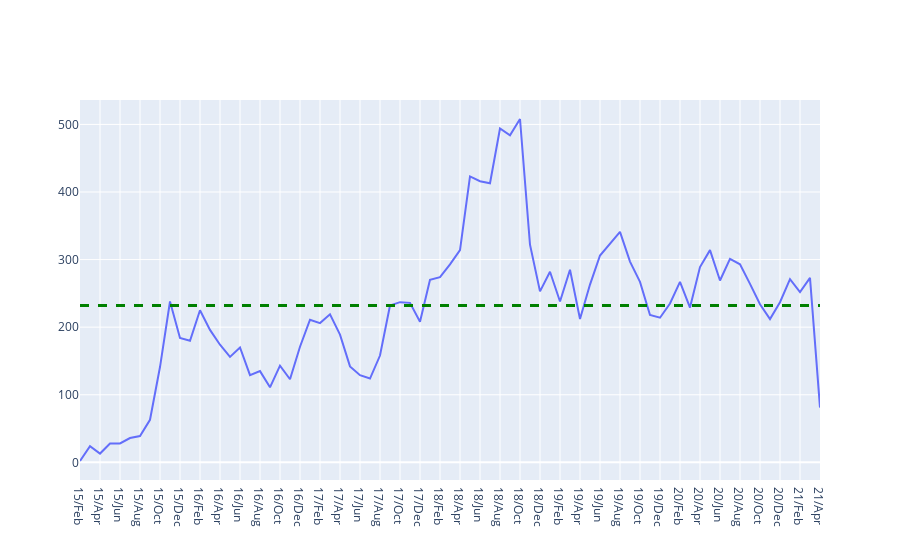

Notebook code for this chart:
### Code cell
print(np.median(b))
fig = go.Figure([go.Scatter(x=a, y=b)])
fig.add_hline(y= 232, line_width=3, line_dash="dash", line_color="green")

fig.show()

### Figure 1 — Plotly figure (JSON) as saved in the notebook; plotly's stock layout.template omitted (floating-point values rounded to 4 significant figures)
{"data": [{"type": "scatter", "x": ["15/Feb", "15/Mar", "15/Apr", "15/May", "15/Jun", "15/Jul", "15/Aug", "15/Sep", "15/Oct", "15/Nov", "15/Dec", "16/Jan", "16/Feb", "16/Mar", "16/Apr", "16/May", "16/Jun", "16/Jul", "16/Aug", "16/Sep", "16/Oct", "16/Nov", "16/Dec", "17/Jan", "17/Feb", "17/Mar", "17/Apr", "17/May", "17/Jun", "17/Jul", "17/Aug", "17/Sep", "17/Oct", "17/Nov", "17/Dec", "18/Jan", "18/Feb", "18/Mar", "18/Apr", "18/May", "18/Jun", "18/Jul", "18/Aug", "18/Sep", "18/Oct", "18/Nov", "18/Dec", "19/Jan", "19/Feb", "19/Mar", "19/Apr", "19/May", "19/Jun", "19/Jul", "19/Aug", "19/Sep", "19/Oct", "19/Nov", "19/Dec", "20/Jan", "20/Feb", "20/Mar", "20/Apr", "20/May", "20/Jun", "20/Jul", "20/Aug", "20/Sep", "20/Oct", "20/Nov", "20/Dec", "21/Jan", "21/Feb", "21/Mar", "21/Apr"], "y": [2, 24, 13, 28, 28, 36, 39, 63, 141, 238, 184, 180, 225, 196, 174, 156, 170, 129, 135, 111, 143, 123, 171, 211, 206, 219, 189, 142, 129, 124, 158, 232, 237, 236, 208, 270, 274, 293, 314, 423, 416, 413, 494, 484, 508, 322, 253, 282, 238, 285, 212, 263, 306, 324, 341, 297, 267, 218, 214, 235, 267, 229, 289, 314, 269, 301, 293, 264, 234, 212, 237, 271, 252, 273, 81]}], "layout": {"shapes": [{"line": {"color": "green", "dash": "dash", "width": 3}, "type": "line", "x0": 0, "x1": 1, "xref": "x domain", "y0": 232, "y1": 232, "yref": "y"}]}}
